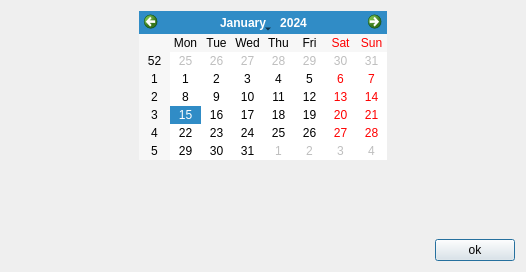
<?xml version="1.0" encoding="UTF-8"?>
<ui version="4.0">
 <class>Calendar</class>
 <widget class="QDialog" name="Calendar">
  <property name="geometry">
   <rect>
    <x>0</x>
    <y>0</y>
    <width>526</width>
    <height>272</height>
   </rect>
  </property>
  <property name="windowTitle">
   <string>Calendar</string>
  </property>
  <layout class="QHBoxLayout" name="horizontalLayout_3">
   <item>
    <layout class="QVBoxLayout" name="verticalLayout">
     <item>
      <layout class="QHBoxLayout" name="horizontalLayout_2">
       <item>
        <spacer name="horizontalSpacer_2">
         <property name="orientation">
          <enum>Qt::Horizontal</enum>
         </property>
         <property name="sizeHint" stdset="0">
          <size>
           <width>18</width>
           <height>20</height>
          </size>
         </property>
        </spacer>
       </item>
       <item>
        <widget class="QCalendarWidget" name="calendarWidget"/>
       </item>
       <item>
        <spacer name="horizontalSpacer_3">
         <property name="orientation">
          <enum>Qt::Horizontal</enum>
         </property>
         <property name="sizeHint" stdset="0">
          <size>
           <width>13</width>
           <height>20</height>
          </size>
         </property>
        </spacer>
       </item>
      </layout>
     </item>
     <item>
      <spacer name="verticalSpacer">
       <property name="orientation">
        <enum>Qt::Vertical</enum>
       </property>
       <property name="sizeHint" stdset="0">
        <size>
         <width>20</width>
         <height>40</height>
        </size>
       </property>
      </spacer>
     </item>
     <item>
      <layout class="QHBoxLayout" name="horizontalLayout">
       <item>
        <spacer name="horizontalSpacer">
         <property name="orientation">
          <enum>Qt::Horizontal</enum>
         </property>
         <property name="sizeHint" stdset="0">
          <size>
           <width>318</width>
           <height>20</height>
          </size>
         </property>
        </spacer>
       </item>
       <item>
        <widget class="QPushButton" name="pushButton">
         <property name="text">
          <string>ok</string>
         </property>
        </widget>
       </item>
      </layout>
     </item>
    </layout>
   </item>
  </layout>
 </widget>
 <resources/>
 <connections/>
</ui>
